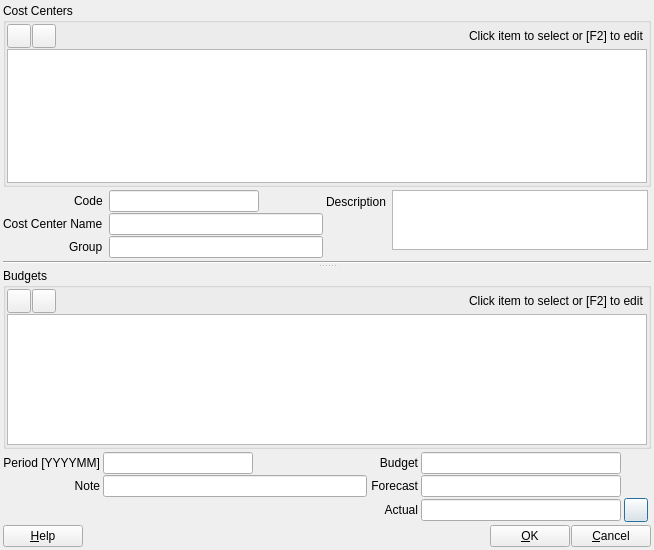
<?xml version="1.0" encoding="UTF-8"?>
<ui version="4.0">
 <class>ACC_CostCenterBudgetDialog</class>
 <widget class="QDialog" name="ACC_CostCenterBudgetDialog">
  <property name="geometry">
   <rect>
    <x>0</x>
    <y>0</y>
    <width>654</width>
    <height>550</height>
   </rect>
  </property>
  <property name="windowTitle">
   <string>Edit Tax Authority and Rates[*]</string>
  </property>
  <layout class="QGridLayout" name="gridLayout_6">
   <property name="leftMargin">
    <number>3</number>
   </property>
   <property name="topMargin">
    <number>3</number>
   </property>
   <property name="rightMargin">
    <number>3</number>
   </property>
   <property name="bottomMargin">
    <number>3</number>
   </property>
   <property name="spacing">
    <number>3</number>
   </property>
   <item row="0" column="0">
    <widget class="QSplitter" name="splitter">
     <property name="orientation">
      <enum>Qt::Vertical</enum>
     </property>
     <widget class="QWidget" name="layoutWidget">
      <layout class="QGridLayout" name="gridLayout_5">
       <property name="spacing">
        <number>3</number>
       </property>
       <item row="0" column="0" colspan="3">
        <widget class="QGroupBox" name="gbAuthorities">
         <property name="title">
          <string>Cost Centers</string>
         </property>
         <layout class="QGridLayout" name="gridLayout_2">
          <property name="leftMargin">
           <number>1</number>
          </property>
          <property name="topMargin">
           <number>1</number>
          </property>
          <property name="rightMargin">
           <number>1</number>
          </property>
          <property name="bottomMargin">
           <number>1</number>
          </property>
          <property name="horizontalSpacing">
           <number>3</number>
          </property>
          <property name="verticalSpacing">
           <number>1</number>
          </property>
          <item row="0" column="0">
           <layout class="QHBoxLayout" name="horizontalLayout_2">
            <property name="spacing">
             <number>1</number>
            </property>
            <property name="rightMargin">
             <number>3</number>
            </property>
            <item>
             <widget class="QToolButton" name="pbAddCenter">
              <property name="minimumSize">
               <size>
                <width>24</width>
                <height>24</height>
               </size>
              </property>
              <property name="maximumSize">
               <size>
                <width>24</width>
                <height>24</height>
               </size>
              </property>
              <property name="toolTip">
               <string>Add cost center</string>
              </property>
              <property name="text">
               <string/>
              </property>
              <property name="icon">
               <iconset resource="../../../db/src/gui/db.qrc">
                <normaloff>:/images/icons/add.png</normaloff>:/images/icons/add.png</iconset>
              </property>
              <property name="iconSize">
               <size>
                <width>16</width>
                <height>16</height>
               </size>
              </property>
             </widget>
            </item>
            <item>
             <widget class="QToolButton" name="pbDeleteCenter">
              <property name="minimumSize">
               <size>
                <width>24</width>
                <height>24</height>
               </size>
              </property>
              <property name="maximumSize">
               <size>
                <width>24</width>
                <height>24</height>
               </size>
              </property>
              <property name="toolTip">
               <string>Delete cost center</string>
              </property>
              <property name="text">
               <string/>
              </property>
              <property name="icon">
               <iconset>
                <normalon>:/images/icons/delete.png</normalon>
               </iconset>
              </property>
              <property name="iconSize">
               <size>
                <width>16</width>
                <height>16</height>
               </size>
              </property>
             </widget>
            </item>
            <item>
             <spacer name="horizontalSpacer_2">
              <property name="orientation">
               <enum>Qt::Horizontal</enum>
              </property>
              <property name="sizeHint" stdset="0">
               <size>
                <width>40</width>
                <height>20</height>
               </size>
              </property>
             </spacer>
            </item>
            <item>
             <widget class="QLabel" name="lblTvInfoAuth">
              <property name="text">
               <string>Click item to select or [F2] to edit</string>
              </property>
             </widget>
            </item>
           </layout>
          </item>
          <item row="1" column="0">
           <widget class="QTableView" name="tvCostCenter"/>
          </item>
         </layout>
        </widget>
       </item>
       <item row="1" column="0">
        <layout class="QFormLayout" name="formLayout">
         <property name="fieldGrowthPolicy">
          <enum>QFormLayout::AllNonFixedFieldsGrow</enum>
         </property>
         <property name="labelAlignment">
          <set>Qt::AlignRight|Qt::AlignTrailing|Qt::AlignVCenter</set>
         </property>
         <property name="horizontalSpacing">
          <number>6</number>
         </property>
         <property name="verticalSpacing">
          <number>1</number>
         </property>
         <item row="0" column="0">
          <widget class="QLabel" name="label">
           <property name="text">
            <string>Code</string>
           </property>
          </widget>
         </item>
         <item row="0" column="1">
          <widget class="QLineEdit" name="leCode">
           <property name="minimumSize">
            <size>
             <width>150</width>
             <height>0</height>
            </size>
           </property>
           <property name="maximumSize">
            <size>
             <width>150</width>
             <height>16777215</height>
            </size>
           </property>
          </widget>
         </item>
         <item row="1" column="0">
          <widget class="QLabel" name="label_7">
           <property name="text">
            <string>Cost Center Name</string>
           </property>
          </widget>
         </item>
         <item row="1" column="1">
          <widget class="QLineEdit" name="leName">
           <property name="minimumSize">
            <size>
             <width>150</width>
             <height>0</height>
            </size>
           </property>
           <property name="maximumSize">
            <size>
             <width>16777215</width>
             <height>16777215</height>
            </size>
           </property>
          </widget>
         </item>
         <item row="2" column="0">
          <widget class="QLabel" name="label_6">
           <property name="text">
            <string>Group</string>
           </property>
          </widget>
         </item>
         <item row="2" column="1">
          <widget class="RB_IdxLineEdit" name="ileGroup">
           <property name="minimumSize">
            <size>
             <width>150</width>
             <height>0</height>
            </size>
           </property>
           <property name="maximumSize">
            <size>
             <width>16777215</width>
             <height>16777215</height>
            </size>
           </property>
          </widget>
         </item>
        </layout>
       </item>
       <item row="1" column="1">
        <layout class="QFormLayout" name="formLayout_2">
         <property name="fieldGrowthPolicy">
          <enum>QFormLayout::AllNonFixedFieldsGrow</enum>
         </property>
         <property name="labelAlignment">
          <set>Qt::AlignRight|Qt::AlignTrailing|Qt::AlignVCenter</set>
         </property>
         <property name="horizontalSpacing">
          <number>6</number>
         </property>
         <property name="verticalSpacing">
          <number>1</number>
         </property>
         <item row="1" column="0">
          <widget class="QLabel" name="label_4">
           <property name="text">
            <string>Description</string>
           </property>
          </widget>
         </item>
         <item row="1" column="1">
          <widget class="QPlainTextEdit" name="teDescription">
           <property name="sizePolicy">
            <sizepolicy hsizetype="Expanding" vsizetype="Fixed">
             <horstretch>0</horstretch>
             <verstretch>0</verstretch>
            </sizepolicy>
           </property>
           <property name="minimumSize">
            <size>
             <width>0</width>
             <height>60</height>
            </size>
           </property>
           <property name="maximumSize">
            <size>
             <width>16777215</width>
             <height>60</height>
            </size>
           </property>
          </widget>
         </item>
        </layout>
       </item>
       <item row="2" column="0" colspan="3">
        <widget class="Line" name="line">
         <property name="orientation">
          <enum>Qt::Horizontal</enum>
         </property>
        </widget>
       </item>
      </layout>
     </widget>
     <widget class="QWidget" name="layoutWidget1">
      <layout class="QGridLayout" name="gridLayout_4">
       <property name="spacing">
        <number>3</number>
       </property>
       <item row="0" column="0" colspan="2">
        <widget class="QGroupBox" name="gbBudget">
         <property name="title">
          <string>Budgets</string>
         </property>
         <layout class="QGridLayout" name="gridLayout_3">
          <property name="leftMargin">
           <number>1</number>
          </property>
          <property name="topMargin">
           <number>1</number>
          </property>
          <property name="rightMargin">
           <number>1</number>
          </property>
          <property name="bottomMargin">
           <number>1</number>
          </property>
          <property name="horizontalSpacing">
           <number>3</number>
          </property>
          <property name="verticalSpacing">
           <number>1</number>
          </property>
          <item row="0" column="0">
           <layout class="QHBoxLayout" name="horizontalLayout_3">
            <property name="spacing">
             <number>1</number>
            </property>
            <property name="rightMargin">
             <number>3</number>
            </property>
            <item>
             <widget class="QToolButton" name="pbAddBudget">
              <property name="minimumSize">
               <size>
                <width>24</width>
                <height>24</height>
               </size>
              </property>
              <property name="maximumSize">
               <size>
                <width>24</width>
                <height>24</height>
               </size>
              </property>
              <property name="toolTip">
               <string>Add budget</string>
              </property>
              <property name="text">
               <string/>
              </property>
              <property name="icon">
               <iconset resource="../../../db/src/gui/db.qrc">
                <normaloff>:/images/icons/add.png</normaloff>:/images/icons/add.png</iconset>
              </property>
              <property name="iconSize">
               <size>
                <width>16</width>
                <height>16</height>
               </size>
              </property>
             </widget>
            </item>
            <item>
             <widget class="QToolButton" name="pbDeleteBudget">
              <property name="minimumSize">
               <size>
                <width>24</width>
                <height>24</height>
               </size>
              </property>
              <property name="maximumSize">
               <size>
                <width>24</width>
                <height>24</height>
               </size>
              </property>
              <property name="toolTip">
               <string>Delete budget</string>
              </property>
              <property name="text">
               <string/>
              </property>
              <property name="icon">
               <iconset>
                <normalon>:/images/icons/delete.png</normalon>
               </iconset>
              </property>
              <property name="iconSize">
               <size>
                <width>16</width>
                <height>16</height>
               </size>
              </property>
             </widget>
            </item>
            <item>
             <spacer name="horizontalSpacer_3">
              <property name="orientation">
               <enum>Qt::Horizontal</enum>
              </property>
              <property name="sizeHint" stdset="0">
               <size>
                <width>40</width>
                <height>20</height>
               </size>
              </property>
             </spacer>
            </item>
            <item>
             <widget class="QLabel" name="lblTvInfoRates">
              <property name="text">
               <string>Click item to select or [F2] to edit</string>
              </property>
             </widget>
            </item>
           </layout>
          </item>
          <item row="1" column="0">
           <widget class="QTableView" name="tvBudget"/>
          </item>
         </layout>
        </widget>
       </item>
       <item row="1" column="0">
        <layout class="QGridLayout" name="gridLayout">
         <property name="horizontalSpacing">
          <number>3</number>
         </property>
         <property name="verticalSpacing">
          <number>1</number>
         </property>
         <item row="0" column="0">
          <widget class="QLabel" name="label_8">
           <property name="text">
            <string>Period [YYYYMM]</string>
           </property>
           <property name="alignment">
            <set>Qt::AlignRight|Qt::AlignTrailing|Qt::AlignVCenter</set>
           </property>
          </widget>
         </item>
         <item row="1" column="0">
          <widget class="QLabel" name="label_9">
           <property name="text">
            <string>Note</string>
           </property>
           <property name="alignment">
            <set>Qt::AlignRight|Qt::AlignTrailing|Qt::AlignVCenter</set>
           </property>
          </widget>
         </item>
         <item row="0" column="1">
          <widget class="QLineEdit" name="lePeriod">
           <property name="maximumSize">
            <size>
             <width>150</width>
             <height>16777215</height>
            </size>
           </property>
          </widget>
         </item>
         <item row="1" column="1">
          <widget class="QLineEdit" name="leNote"/>
         </item>
         <item row="0" column="2">
          <widget class="QLabel" name="label_2">
           <property name="text">
            <string>Budget</string>
           </property>
           <property name="alignment">
            <set>Qt::AlignRight|Qt::AlignTrailing|Qt::AlignVCenter</set>
           </property>
          </widget>
         </item>
         <item row="0" column="3">
          <widget class="QLineEdit" name="leBudget">
           <property name="maximumSize">
            <size>
             <width>200</width>
             <height>16777215</height>
            </size>
           </property>
           <property name="alignment">
            <set>Qt::AlignRight|Qt::AlignTrailing|Qt::AlignVCenter</set>
           </property>
          </widget>
         </item>
         <item row="1" column="2">
          <widget class="QLabel" name="label_3">
           <property name="text">
            <string>Forecast</string>
           </property>
           <property name="alignment">
            <set>Qt::AlignRight|Qt::AlignTrailing|Qt::AlignVCenter</set>
           </property>
          </widget>
         </item>
         <item row="3" column="2">
          <widget class="QLabel" name="label_5">
           <property name="text">
            <string>Actual</string>
           </property>
           <property name="alignment">
            <set>Qt::AlignRight|Qt::AlignTrailing|Qt::AlignVCenter</set>
           </property>
          </widget>
         </item>
         <item row="1" column="3">
          <widget class="QLineEdit" name="leForecast">
           <property name="maximumSize">
            <size>
             <width>200</width>
             <height>16777215</height>
            </size>
           </property>
           <property name="alignment">
            <set>Qt::AlignRight|Qt::AlignTrailing|Qt::AlignVCenter</set>
           </property>
          </widget>
         </item>
         <item row="3" column="3">
          <widget class="QLineEdit" name="leActual">
           <property name="enabled">
            <bool>true</bool>
           </property>
           <property name="maximumSize">
            <size>
             <width>200</width>
             <height>16777215</height>
            </size>
           </property>
           <property name="alignment">
            <set>Qt::AlignRight|Qt::AlignTrailing|Qt::AlignVCenter</set>
           </property>
           <property name="readOnly">
            <bool>true</bool>
           </property>
          </widget>
         </item>
         <item row="3" column="4">
          <widget class="QPushButton" name="pbCalculateActual">
           <property name="minimumSize">
            <size>
             <width>24</width>
             <height>24</height>
            </size>
           </property>
           <property name="maximumSize">
            <size>
             <width>24</width>
             <height>24</height>
            </size>
           </property>
           <property name="toolTip">
            <string>Calculate actual</string>
           </property>
           <property name="text">
            <string/>
           </property>
           <property name="icon">
            <iconset resource="../../../db/src/gui/db.qrc">
             <normaloff>:/images/icons/calculator.png</normaloff>:/images/icons/calculator.png</iconset>
           </property>
          </widget>
         </item>
        </layout>
       </item>
       <item row="2" column="0" colspan="2">
        <layout class="QHBoxLayout" name="horizontalLayout">
         <property name="spacing">
          <number>1</number>
         </property>
         <item>
          <widget class="QPushButton" name="pbHelp">
           <property name="text">
            <string>&amp;Help</string>
           </property>
           <property name="autoDefault">
            <bool>false</bool>
           </property>
          </widget>
         </item>
         <item>
          <spacer name="horizontalSpacer">
           <property name="orientation">
            <enum>Qt::Horizontal</enum>
           </property>
           <property name="sizeHint" stdset="0">
            <size>
             <width>158</width>
             <height>20</height>
            </size>
           </property>
          </spacer>
         </item>
         <item>
          <widget class="QPushButton" name="pbOk">
           <property name="text">
            <string>&amp;OK</string>
           </property>
           <property name="autoDefault">
            <bool>false</bool>
           </property>
          </widget>
         </item>
         <item>
          <widget class="QPushButton" name="pbCancel">
           <property name="text">
            <string>&amp;Cancel</string>
           </property>
           <property name="autoDefault">
            <bool>false</bool>
           </property>
          </widget>
         </item>
        </layout>
       </item>
      </layout>
     </widget>
    </widget>
   </item>
  </layout>
 </widget>
 <customwidgets>
  <customwidget>
   <class>RB_IdxLineEdit</class>
   <extends>QLineEdit</extends>
   <header>rb_idxlineedit.h</header>
  </customwidget>
 </customwidgets>
 <tabstops>
  <tabstop>tvCostCenter</tabstop>
  <tabstop>pbAddCenter</tabstop>
  <tabstop>pbDeleteCenter</tabstop>
  <tabstop>leCode</tabstop>
  <tabstop>leName</tabstop>
  <tabstop>ileGroup</tabstop>
  <tabstop>teDescription</tabstop>
  <tabstop>tvBudget</tabstop>
  <tabstop>pbAddBudget</tabstop>
  <tabstop>pbDeleteBudget</tabstop>
  <tabstop>lePeriod</tabstop>
  <tabstop>leNote</tabstop>
  <tabstop>leBudget</tabstop>
  <tabstop>leForecast</tabstop>
  <tabstop>leActual</tabstop>
  <tabstop>pbHelp</tabstop>
  <tabstop>pbOk</tabstop>
  <tabstop>pbCancel</tabstop>
 </tabstops>
 <resources>
  <include location="../../../db/src/gui/db.qrc"/>
 </resources>
 <connections/>
</ui>
